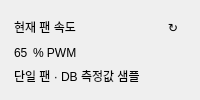
          <widget class="QFrame" name="fanCard">
           <property name="kind" stdset="0">
            <string notr="true">metric</string>
           </property>
           <layout class="QVBoxLayout" name="fanLayout">
            <property name="spacing">
             <number>3</number>
            </property>
            <property name="leftMargin">
             <number>14</number>
            </property>
            <property name="topMargin">
             <number>14</number>
            </property>
            <property name="rightMargin">
             <number>14</number>
            </property>
            <property name="bottomMargin">
             <number>14</number>
            </property>
            <item>
             <layout class="QHBoxLayout" name="fanHeaderLayout">
              <property name="spacing">
               <number>6</number>
              </property>
              <item>
               <widget class="QLabel" name="fanTitle">
                <property name="text">
                 <string>현재 팬 속도</string>
                </property>
                <property name="role" stdset="0">
                 <string notr="true">muted</string>
                </property>
               </widget>
              </item>
              <item>
               <spacer name="fanTitleSpace">
                <property name="orientation">
                 <enum>Qt::Horizontal</enum>
                </property>
                <property name="sizeHint">
                 <size>
                  <width>20</width>
                  <height>20</height>
                 </size>
                </property>
               </spacer>
              </item>
              <item>
               <widget class="QLabel" name="fanIcon">
                <property name="text">
                 <string>↻</string>
                </property>
                <property name="role" stdset="0">
                 <string notr="true">metricIcon</string>
                </property>
                <property name="minimumSize">
                 <size>
                  <width>26</width>
                  <height>26</height>
                 </size>
                </property>
                <property name="maximumSize">
                 <size>
                  <width>26</width>
                  <height>26</height>
                 </size>
                </property>
                <property name="alignment">
                 <set>Qt::AlignCenter</set>
                </property>
               </widget>
              </item>
             </layout>
            </item>
            <item>
             <layout class="QHBoxLayout" name="fanValueLayout">
              <property name="spacing">
               <number>5</number>
              </property>
              <item>
               <widget class="QLabel" name="fanValue">
                <property name="text">
                 <string>65</string>
                </property>
                <property name="role" stdset="0">
                 <string notr="true">metricValue</string>
                </property>
               </widget>
              </item>
              <item>
               <widget class="QLabel" name="fanUnit">
                <property name="text">
                 <string>% PWM</string>
                </property>
                <property name="role" stdset="0">
                 <string notr="true">metricUnit</string>
                </property>
               </widget>
              </item>
              <item>
               <spacer name="fanValueSpace">
                <property name="orientation">
                 <enum>Qt::Horizontal</enum>
                </property>
                <property name="sizeHint">
                 <size>
                  <width>20</width>
                  <height>20</height>
                 </size>
                </property>
               </spacer>
              </item>
             </layout>
            </item>
            <item>
             <widget class="QLabel" name="fanTag">
              <property name="text">
               <string>단일 팬 · DB 측정값 샘플</string>
              </property>
              <property name="role" stdset="0">
               <string notr="true">metricTag</string>
              </property>
             </widget>
            </item>
           </layout>
          </widget>
